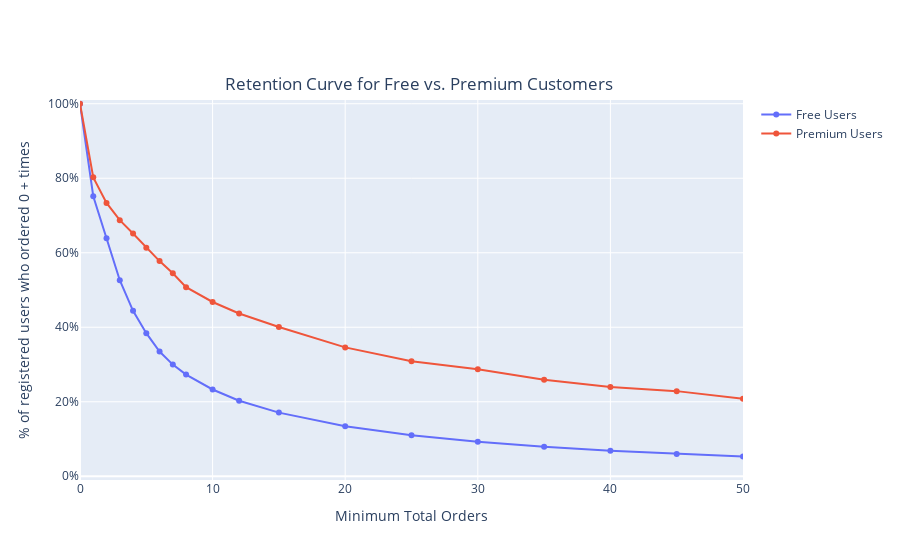

Notebook code cell kept with this figure:
### Code cell
baseline = 0 # define the value of baseline
max_x_val = 50 # to 50

fig = go.Figure()

for i in graph_df['user_category'].unique():
    fig.add_trace(go.Scatter(x=graph_df.loc[graph_df['user_category']==i, 'min_orders'],
                             y=graph_df.loc[graph_df['user_category']==i, '%_registered_users'],
                             name= i+' Users',
                             hovertemplate='<b>%{y:.2%}</b>'))
    
fig.update_traces(mode='markers+lines')
fig.update_layout(hovermode='x unified', xaxis_title='Minimum Total Orders', 
                  yaxis={'title': '% of registered users who ordered '+str(baseline)+' + times',
                        'tickformat':',.0%'},
                  title={'text':'Retention Curve for Free vs. Premium Customers',
                         'y':0.85, 'x':0.465, 'xanchor':'center', 'yanchor':'middle'})

fig.update_xaxes(range=[baseline, max_x_val])
fig.update_yaxes(range=[-0.01, 1.01])

fig.show()

### Figure 1 — Plotly figure (JSON) as saved in the notebook; plotly's stock layout.template omitted (floating-point values rounded to 4 significant figures)
{"data": [{"hovertemplate": "<b>%{y:.2%}</b>", "mode": "markers+lines", "name": "Free Users", "type": "scatter", "x": [0, 1, 2, 3, 4, 5, 6, 7, 8, 10, 12, 15, 20, 25, 30, 35, 40, 45, 50, 55, 60, 70, 80, 90, 100, 120, 140, 160, 180, 200, 250, 300, 350, 400, 450, 500, 550, 600, 700, 800, 900, 1000, 1100], "y": [1, 0.7517, 0.6387, 0.5262, 0.4442, 0.384, 0.335, 0.2998, 0.273, 0.233, 0.2027, 0.1709, 0.1341, 0.1099, 0.0925, 0.07908, 0.06847, 0.05991, 0.05285, 0.04697, 0.04234, 0.03499, 0.02966, 0.02567, 0.02225, 0.01719, 0.01383, 0.01115, 0.009042, 0.007499, 0.004769, 0.003346, 0.00251, 0.001888, 0.001483, 0.001212, 0.001027, 0.0008265, 0.0005911, 0.0004308, 0.0003657, 0.0003006, 0.0002505]}, {"hovertemplate": "<b>%{y:.2%}</b>", "mode": "markers+lines", "name": "Premium Users", "type": "scatter", "x": [0, 1, 2, 3, 4, 5, 6, 7, 8, 10, 12, 15, 20, 25, 30, 35, 40, 45, 50, 55, 60, 70, 80, 90, 100, 120, 140, 160, 180, 200, 250, 300, 350, 400, 450, 500, 550, 600, 700, 800, 900, 1000, 1100], "y": [1, 0.8024, 0.7336, 0.6875, 0.6515, 0.6136, 0.5777, 0.5448, 0.5076, 0.4678, 0.4369, 0.4009, 0.346, 0.3087, 0.2872, 0.2588, 0.2399, 0.2285, 0.2083, 0.2001, 0.1938, 0.1749, 0.1622, 0.1433, 0.1269, 0.108, 0.09659, 0.08649, 0.07134, 0.06629, 0.05682, 0.04609, 0.03662, 0.0322, 0.02841, 0.02715, 0.02588, 0.02336, 0.01831, 0.01515, 0.01199, 0.007576, 0.004419]}], "layout": {"hovermode": "x unified", "title": {"text": "Retention Curve for Free vs. Premium Customers", "x": 0.465, "xanchor": "center", "y": 0.85, "yanchor": "middle"}, "xaxis": {"range": [0, 50], "title": {"text": "Minimum Total Orders"}}, "yaxis": {"range": [-0.01, 1.01], "tickformat": ",.0%", "title": {"text": "% of registered users who ordered 0 + times"}}}}
